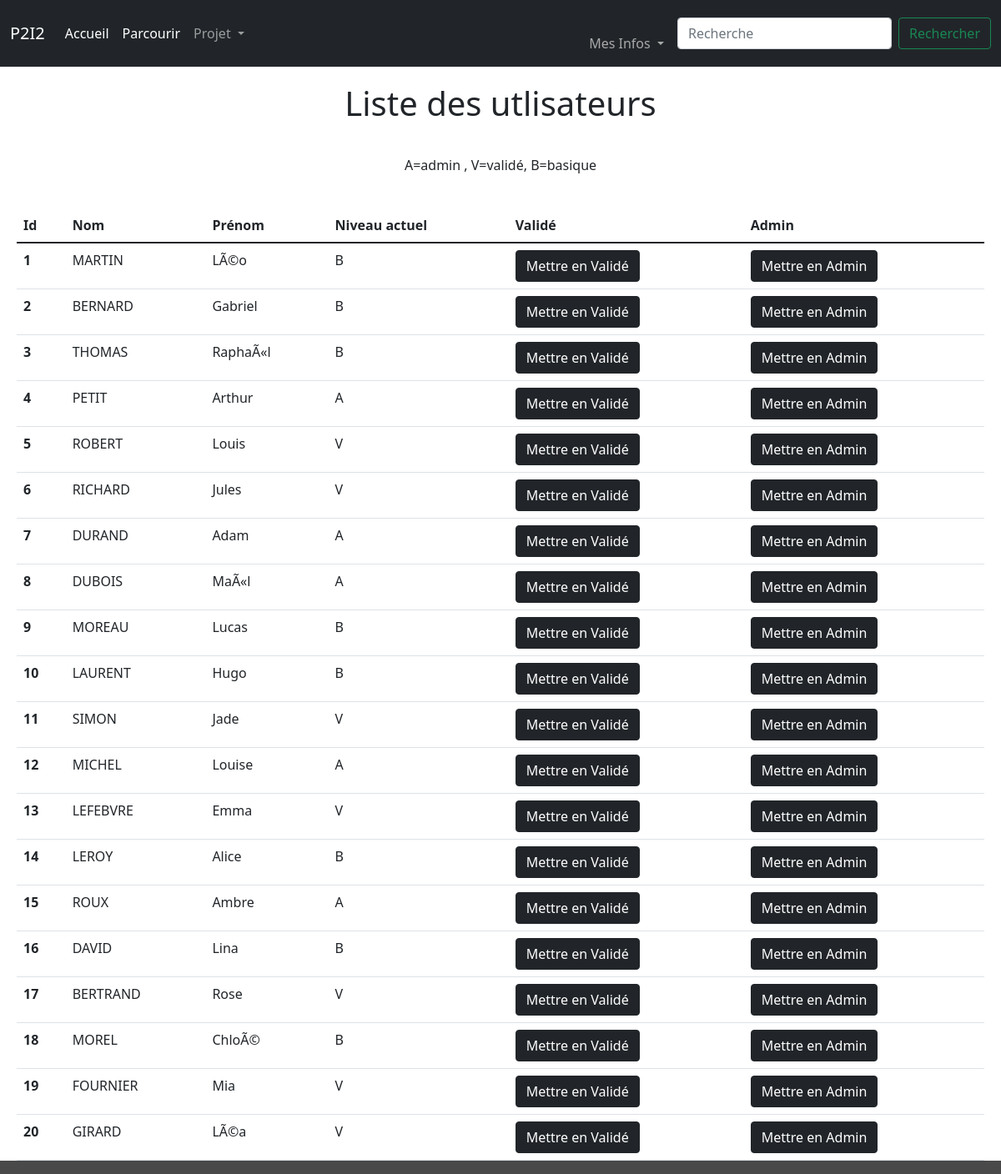
Before: /validation (signed in) with the older database file.
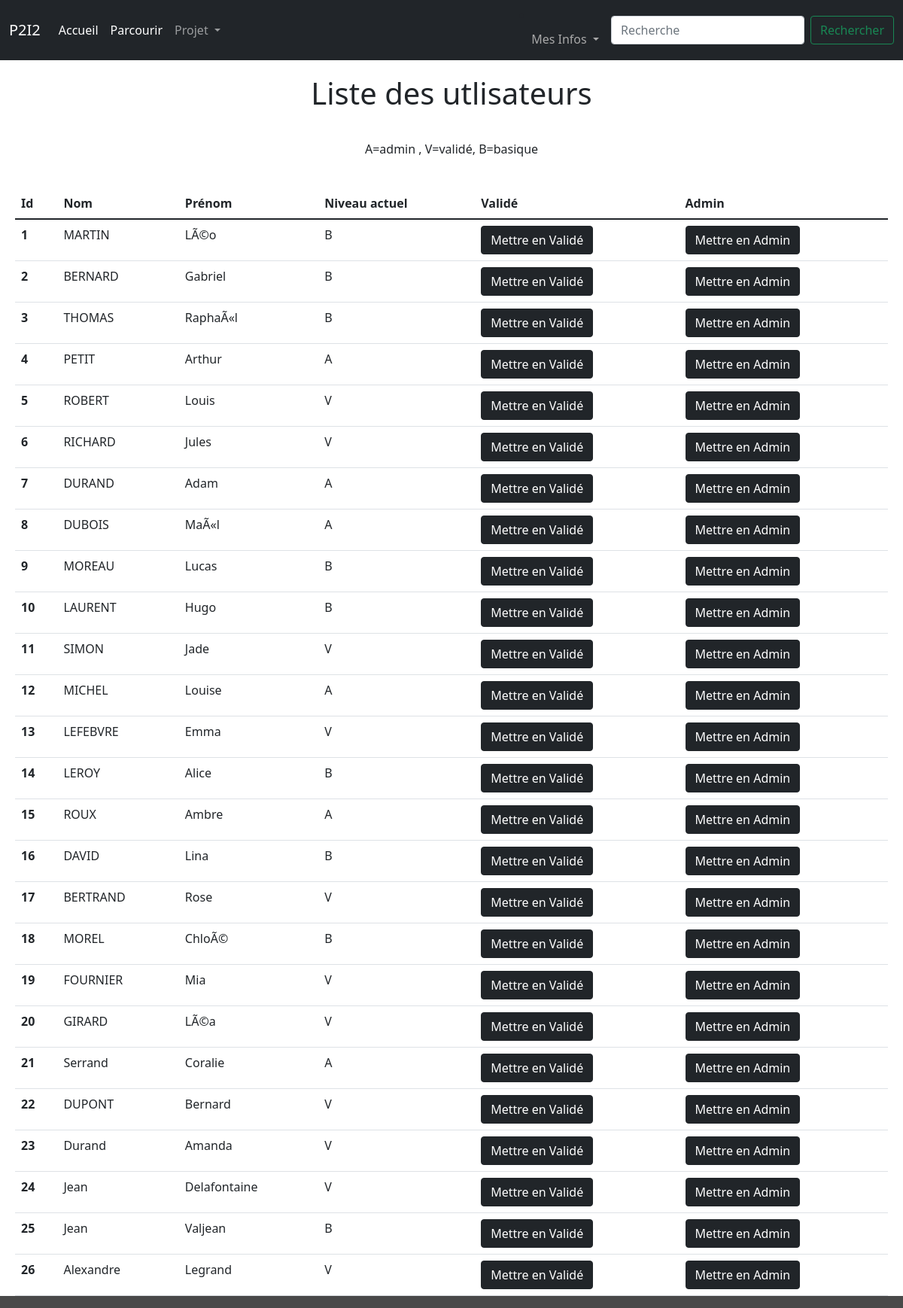
After: the same page with the newer database file.
### tables this page shows
CREATE TABLE utilisateurs(id_user INTEGER PRIMARY KEY AUTOINCREMENT, nom TEXT, prénom TEXT,niveau VARCHAR(1), mail TEXT, mdp TEXT);

### app.py (the view)
@app.route('/validation')
def validation_utilisateur():
     db = sqlite3.connect('database.db')
     cursor = db.cursor()
     if test_login():
          cursor.execute("SELECT niveau FROM utilisateurs WHERE id_user=?",(session.get("id"),))
          niveau=cursor.fetchall()[0][0]
          if niveau=='A':
               cursor.execute('SELECT niveau,id_user,nom,prénom FROM utilisateurs')
               data=cursor.fetchall()
               db.close()
               return render_template('validation.html',data=data)
          else:
               db.close()
               return render_template('erreur.html',message="Accès refusé",description="Vous n'avez pas les droits d'accès nécessaires")
     else:
          db.close()
          return render_template('/erreur.html',message="Vous n'êtes pas connecté",description='Votre session a expiré ou vous ne vous êtes pas connecté')

### app.py (called while the page is built)
@app.context_processor
def handle_context():
    return dict(os=os)

def test_login():
     if session.get("id")!=None:
          return True
     else:
          return False

### templates/validation.html (shortened to what this page needs)
{% extends 'layout.html' %}
{% block content %}
<body>
    <div style='padding-left: 20px;
                padding-right: 20px;'>
    <h1 style='text-align: center;
                padding-top: 20px;'>Liste des utlisateurs</h1>
    <p style='text-align: center;
    padding-top: 30px;'>A=admin , V=validé, B=basique</p>
    <table class="table">
        <thead>
          <tr>
            <th scope="col">Id</th>
            <th scope="col">Nom</th>
            <th scope="col">Prénom</th>
            <th scope="col">Niveau actuel</th>
            <th scope="col">Validé</th>
            <th scope="col">Admin</th>
          </tr>
        </thead>
        <tbody>
        {% for row in data %}
        <tr>
            <th scope="row">{{row[1]}}</th>
            <td>{{row[2]}}</td>
            <td>{{row[3]}}</td>
            <td>{{row[0]}}</td>
            <div class="btn-group">
            <td><a href="/{{row[1]}}/Validé" class="btn btn-dark">Mettre en Validé</a></td>
            <td><a href="/{{row[1]}}/Admin" class="btn btn-dark">Mettre en Admin</a></td>
            </div>
        </tr>
        {% endfor %}
    </tbody>
</table>
</div>
</body>
{% endblock %}

### templates/layout.html (shortened to what this page needs)
<!DOCTYPE html>
<html lang="en">
<head>
  {% block head %}
    <link rel="stylesheet" href="/static/styles/stylehome.css" type="text/css">
    <link href="https://cdn.jsdelivr.net/npm/bootstrap@5.1.3/dist/css/bootstrap.min.css" rel="stylesheet">
  {% endblock %}
</head>
<body>
  <div id='navbar'>{% block navbar %}
    <nav class="navbar navbar-expand-lg navbar-dark bg-dark">
        <div class="container-fluid">
          <a class="navbar-brand" href="/accueil">P2I2</a>
          <div class="collapse navbar-collapse" id="navbarSupportedContent">
            <ul class="navbar-nav me-auto mb-2 mb-lg-0">
              <li class="nav-item">
                <a class="nav-link active" aria-current="page" href="/accueil">Accueil</a>
              </li>
              <li class="nav-item">
                <a class="nav-link active" aria-current="page" href="/parcourir">Parcourir</a>
              </li>
              <li class="nav-item dropdown">
                <a class="nav-link dropdown-toggle" href="#" id="navbarDropdown" role="button" data-bs-toggle="dropdown" aria-expanded="false">
                  Projet
                </a>
              </li>
            </ul>
            <li class="nav-item dropdown">
              <a class="nav-link dropdown-toggle" href="#" id="navbarDropdown" role="button" data-bs-toggle="dropdown" aria-expanded="false" style='color:darkgrey'>
                Mes Infos
              </a>
            </li>
            <form class="d-flex" action="/search" method="POST">
              <input class="form-control me-2" type="search" placeholder="Recherche" aria-label="Search" name='Search' required minlength="1">
              <input class="btn btn-outline-success" type="submit" value="Rechercher"></input>
            </form>
          </div>
        </div>
      </nav>
  {% endblock %}
  </div>
  <div id="content">{% block content %}{% endblock %}</div>
</body>
</html>

### static/styles/stylehome.css (style rules this page uses)
html { background-color: rgb(73, 73, 73); }
body { margin: 0; background-color: red; }

Changed rows visible on the page:
added utilisateurs: id_user "21", nom "Serrand", prénom "Coralie", niveau "A"
added utilisateurs: id_user "22", nom "DUPONT", prénom "Bernard", niveau "V"
added utilisateurs: id_user "23", nom "Durand", prénom "Amanda", niveau "V"
added utilisateurs: id_user "24", nom "Jean", prénom "Delafontaine", niveau "V"
added utilisateurs: id_user "25", nom "Jean", prénom "Valjean", niveau "B"
added utilisateurs: id_user "26", nom "Alexandre", prénom "Legrand", niveau "V"
